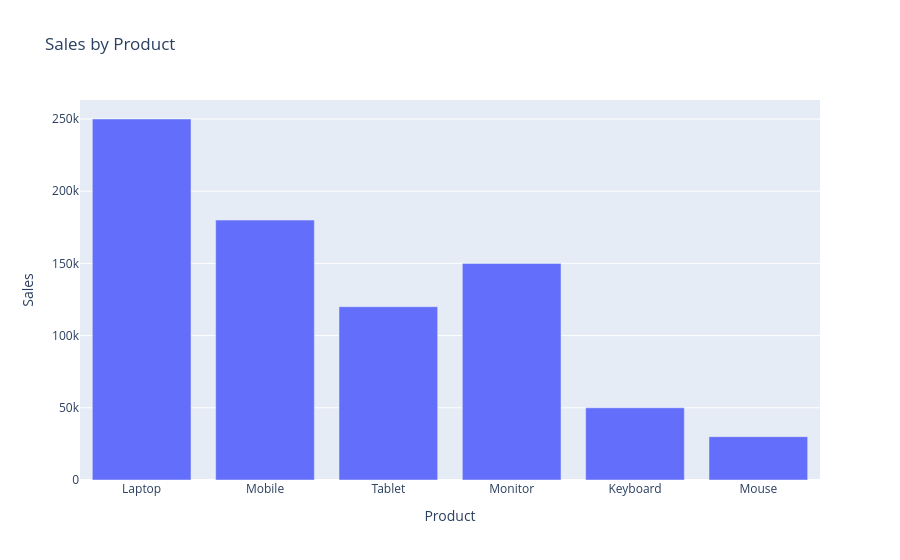
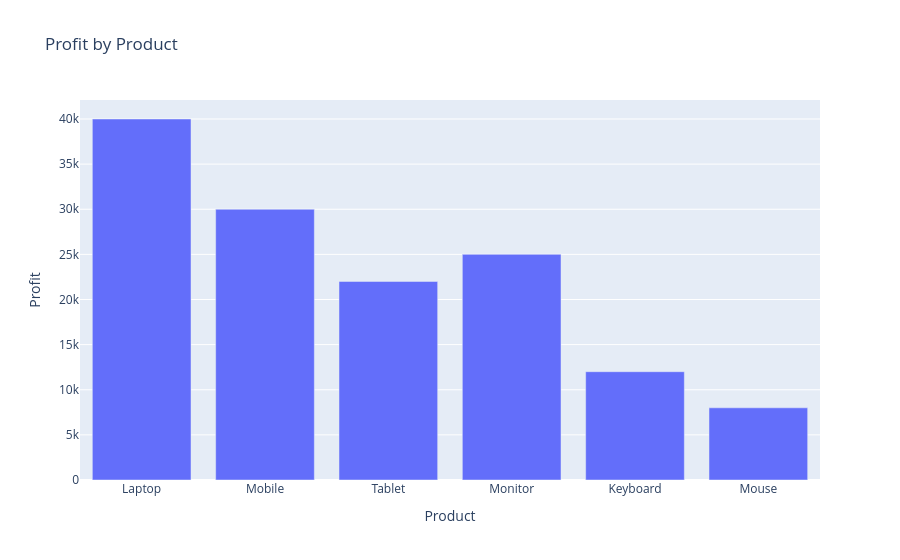
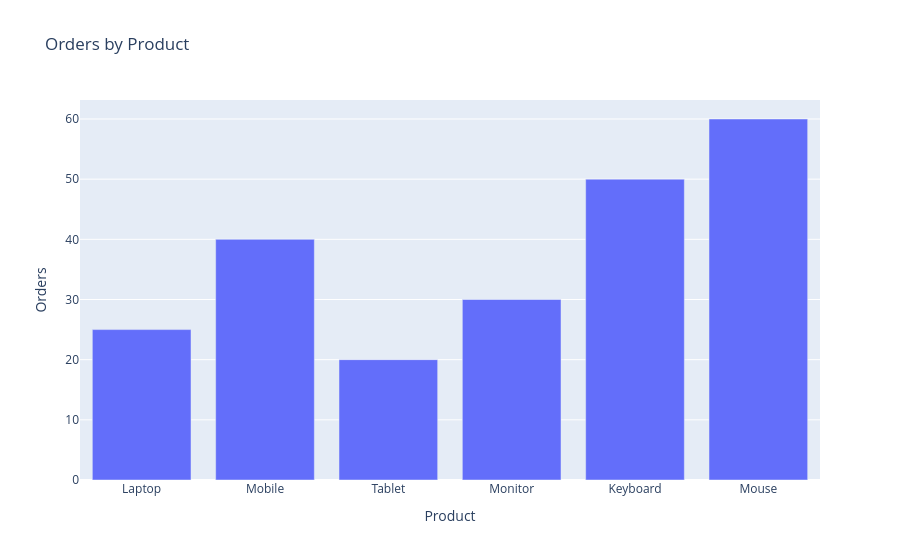
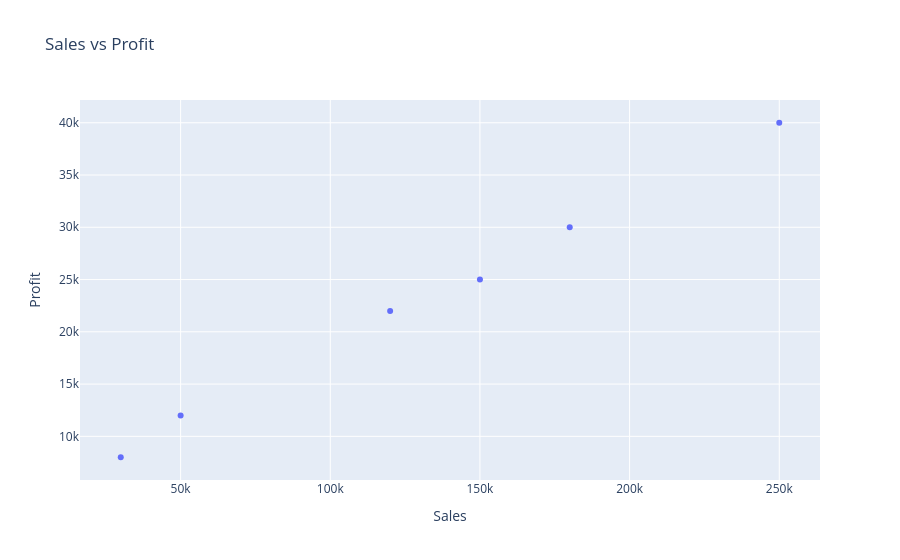

The cell these charts' notebook holds for them, in order:
### Code cell
import pandas as pd
import plotly.graph_objects as go


# =========================================================
# DATA
# =========================================================

df = pd.DataFrame({
    "Product": ["Laptop", "Mobile", "Tablet", "Monitor", "Keyboard", "Mouse"],
    "Category": [
        "Electronics", "Electronics", "Electronics",
        "Electronics", "Accessories", "Accessories"
    ],
    "Sales": [250000, 180000, 120000, 150000, 50000, 30000],
    "Profit": [40000, 30000, 22000, 25000, 12000, 8000],
    "Orders": [25, 40, 20, 30, 50, 60],
    "Customers": [20, 35, 18, 25, 45, 55]
})


# =========================================================
# 1. SALES BY PRODUCT — BAR CHART
# =========================================================

fig1 = go.Figure()

fig1.add_trace(
    go.Bar(
        x=df["Product"],
        y=df["Sales"],
        name="Sales"
    )
)

fig1.update_layout(
    title="Sales by Product",
    xaxis_title="Product",
    yaxis_title="Sales"
)

fig1.show()


# =========================================================
# 2. PROFIT BY PRODUCT — BAR CHART
# =========================================================

fig2 = go.Figure()

fig2.add_trace(
    go.Bar(
        x=df["Product"],
        y=df["Profit"],
        name="Profit"
    )
)

fig2.update_layout(
    title="Profit by Product",
    xaxis_title="Product",
    yaxis_title="Profit"
)

fig2.show()


# =========================================================
# 3. ORDERS BY PRODUCT — BAR CHART
# =========================================================

fig3 = go.Figure()

fig3.add_trace(
    go.Bar(
        x=df["Product"],
        y=df["Orders"],
        name="Orders"
    )
)

fig3.update_layout(
    title="Orders by Product",
    xaxis_title="Product",
    yaxis_title="Orders"
)

fig3.show()


# =========================================================
# 4. SALES VS PROFIT — SCATTER CHART
# =========================================================

fig4 = go.Figure()

fig4.add_trace(
    go.Scatter(
        x=df["Sales"],
        y=df["Profit"],
        mode="markers",
        name="Products"
    )
)

fig4.update_layout(
    title="Sales vs Profit",
    xaxis_title="Sales",
    yaxis_title="Profit"
)

fig4.show()


# =========================================================
# 5. CATEGORY-WISE SALES — DONUT CHART
# =========================================================

category_sales = (
    df.groupby("Category")["Sales"]
      .sum()
      .reset_index()
)

fig5 = go.Figure()

fig5.add_trace(
    go.Pie(
        labels=category_sales["Category"],
        values=category_sales["Sales"],
        hole=0.5,
        name="Sales"
    )
)

fig5.update_layout(
    title="Category-wise Sales"
)

fig5.show()


# =========================================================
# 6. SALES VS PROFIT — GROUPED BAR CHART
# =========================================================

fig6 = go.Figure()

fig6.add_trace(
    go.Bar(
        x=df["Product"],
        y=df["Sales"],
        name="Sales"
    )
)

fig6.add_trace(
    go.Bar(
        x=df["Product"],
        y=df["Profit"],
        name="Profit"
    )
)

fig6.update_layout(
    title="Sales vs Profit by Product",
    xaxis_title="Product",
    yaxis_title="Amount",
    barmode="group"
)

fig6.show()

### Figure 1 — Plotly figure (JSON) as saved in the notebook; plotly's stock layout.template omitted (floating-point values rounded to 4 significant figures)
{"data": [{"name": "Sales", "type": "bar", "x": ["Laptop", "Mobile", "Tablet", "Monitor", "Keyboard", "Mouse"], "y": [250000, 180000, 120000, 150000, 50000, 30000]}], "layout": {"title": {"text": "Sales by Product"}, "xaxis": {"title": {"text": "Product"}}, "yaxis": {"title": {"text": "Sales"}}}}

### Figure 2 — Plotly figure (JSON) as saved in the notebook; plotly's stock layout.template omitted (floating-point values rounded to 4 significant figures)
{"data": [{"name": "Profit", "type": "bar", "x": ["Laptop", "Mobile", "Tablet", "Monitor", "Keyboard", "Mouse"], "y": [40000, 30000, 22000, 25000, 12000, 8000]}], "layout": {"title": {"text": "Profit by Product"}, "xaxis": {"title": {"text": "Product"}}, "yaxis": {"title": {"text": "Profit"}}}}

### Figure 3 — Plotly figure (JSON) as saved in the notebook; plotly's stock layout.template omitted (floating-point values rounded to 4 significant figures)
{"data": [{"name": "Orders", "type": "bar", "x": ["Laptop", "Mobile", "Tablet", "Monitor", "Keyboard", "Mouse"], "y": [25, 40, 20, 30, 50, 60]}], "layout": {"title": {"text": "Orders by Product"}, "xaxis": {"title": {"text": "Product"}}, "yaxis": {"title": {"text": "Orders"}}}}

### Figure 4 — Plotly figure (JSON) as saved in the notebook; plotly's stock layout.template omitted (floating-point values rounded to 4 significant figures)
{"data": [{"mode": "markers", "name": "Products", "type": "scatter", "x": [250000, 180000, 120000, 150000, 50000, 30000], "y": [40000, 30000, 22000, 25000, 12000, 8000]}], "layout": {"title": {"text": "Sales vs Profit"}, "xaxis": {"title": {"text": "Sales"}}, "yaxis": {"title": {"text": "Profit"}}}}
